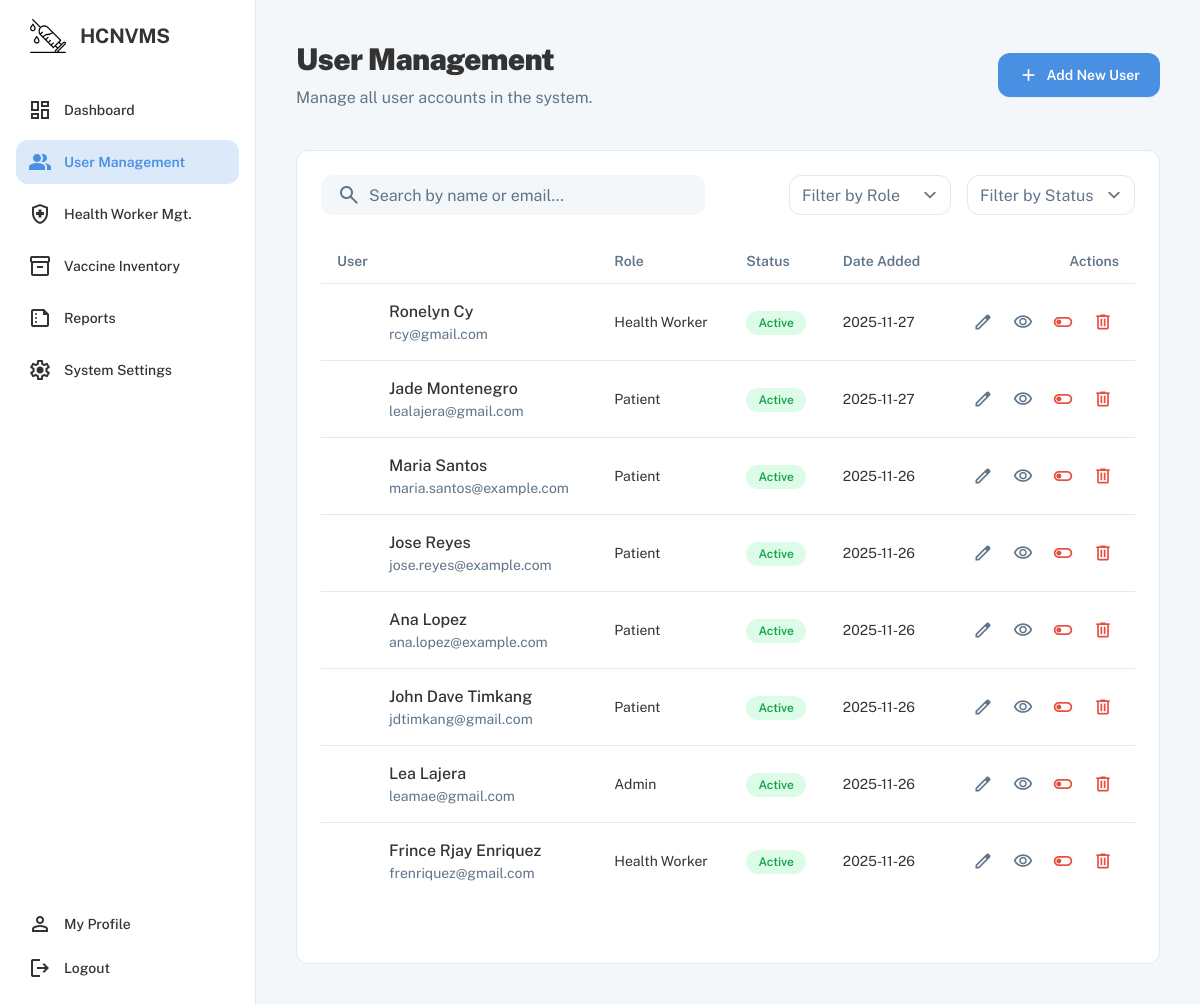
Page /admin/user_management.php on the committed database.
### tables this page shows
CREATE TABLE `users` (
  `id` int(10) UNSIGNED NOT NULL,
  `username` varchar(100) NOT NULL,
  `password_hash` varchar(255) NOT NULL,
  `role` enum('admin','health_worker','patient') NOT NULL DEFAULT 'patient',
  `full_name` varchar(255) DEFAULT NULL,
  `email` varchar(255) DEFAULT NULL,
  `created_at` timestamp NOT NULL DEFAULT current_timestamp(),
  `status` enum('active','inactive') NOT NULL DEFAULT 'active',
  `phone` varchar(30) DEFAULT NULL,
  `avatar_url` varchar(512) DEFAULT NULL,
  `last_login` datetime DEFAULT NULL,
  `updated_at` timestamp NULL DEFAULT NULL ON UPDATE current_timestamp()
);

### admin/user_management.php (the view, shortened to what this page needs)
<?php
$mysqli = require __DIR__ . '/../config/db.php';
?>
<!DOCTYPE html>
<html class="light" lang="en">
<head>
	<script src="https://cdn.tailwindcss.com?plugins=forms,container-queries"></script>
</head>
<body class="font-display bg-background-light dark:bg-background-dark text-text-light dark:text-text-dark">
	<div class="relative flex min-h-screen w-full flex-row">
		<aside
			class="flex h-screen w-64 flex-col justify-between bg-surface dark:bg-surface-dark p-4 border-r border-border-light dark:border-border-dark sticky top-0">
			<div class="flex flex-col gap-8">
				<div class="flex items-center gap-3 px-3 text-primary">
					<img src="/HealthCenter/assets/hcnvms.png" alt="HCNVMS" class="h-10 w-auto" />
					<h2 class="text-text-light dark:text-text-dark text-xl font-bold leading-tight tracking-[-0.015em]">
						HCNVMS</h2>
				</div>
				<div class="flex flex-col gap-2">
					<a class="flex items-center gap-3 px-3 py-2.5 rounded-lg hover:bg-primary/10 dark:hover:bg-primary/20"
						href="/HealthCenter/admin/admin_dashboard.php">
						<span class="material-symbols-outlined">dashboard</span>
						<p class="text-sm font-medium leading-normal">Dashboard</p>
					</a>
					<a class="flex items-center gap-3 px-3 py-2.5 rounded-lg bg-primary/20 text-primary"
						href="/HealthCenter/admin/user_management.php">
						<span class="material-symbols-outlined" style="font-variation-settings: 'FILL' 1;">group</span>
						<p class="text-sm font-semibold leading-normal">User Management</p>
					</a>
					<a class="flex items-center gap-3 px-3 py-2.5 rounded-lg hover:bg-primary/10 dark:hover:bg-primary/20"
						href="/HealthCenter/admin/health_worker_management.php">
						<span class="material-symbols-outlined">health_and_safety</span>
						<p class="text-sm font-medium leading-normal">Health Worker Mgt.</p>
					</a>
					<a class="flex items-center gap-3 px-3 py-2.5 rounded-lg hover:bg-primary/10 dark:hover:bg-primary/20"
						href="/HealthCenter/admin/vaccine_inventory.php">
						<span class="material-symbols-outlined">inventory_2</span>
						<p class="text-sm font-medium leading-normal">Vaccine Inventory</p>
					</a>
					<a class="flex items-center gap-3 px-3 py-2.5 rounded-lg hover:bg-primary/10 dark:hover:bg-primary/20"
						href="/HealthCenter/admin/reports.php">
						<span class="material-symbols-outlined">summarize</span>
						<p class="text-sm font-medium leading-normal">Reports</p>
					</a>
					<a class="flex items-center gap-3 px-3 py-2.5 rounded-lg hover:bg-primary/10 dark:hover:bg-primary/20"
						href="/HealthCenter/admin/system_settings.php">
						<span class="material-symbols-outlined">settings</span>
						<p class="text-sm font-medium leading-normal">System Settings</p>
					</a>
				</div>
			</div>
			<div class="mt-auto flex flex-col gap-1">
				<a class="flex items-center gap-3 px-3 py-2 rounded-lg hover:bg-primary/10 dark:hover:bg-primary/20"
					href="/HealthCenter/admin/profile.php">
					<span class="material-symbols-outlined">person</span>
					<p class="text-sm font-medium">My Profile</p>
				</a>
				<a class="flex items-center gap-3 px-3 py-2 rounded-lg hover:bg-primary/10 dark:hover:bg-primary/20"
					href="/HealthCenter/auth/logout.php">
					<span class="material-symbols-outlined">logout</span>
					<p class="text-sm font-medium">Logout</p>
				</a>
			</div>
		</aside>
		<div class="flex flex-1 flex-col">
			<main class="flex flex-col flex-1 p-6 lg:p-10 gap-6 lg:gap-10">
				<div class="flex flex-col sm:flex-row sm:items-center sm:justify-between gap-4">
					<div class="flex min-w-72 flex-col gap-2">
						<p class="text-text-light dark:text-text-dark text-3xl font-black leading-tight tracking-tight">
							User Management</p>
						<p
							class="text-text-secondary-light dark:text-text-secondary-dark text-base font-normal leading-normal">
							Manage all user accounts in the system.</p>
					</div>
					<button type="button" id="modalAddUserBtn"
						class="flex h-11 items-center justify-center gap-2 whitespace-nowrap rounded-lg bg-primary px-5 text-sm font-semibold text-white shadow-sm hover:bg-primary/90 focus:outline-none focus:ring-2 focus:ring-primary/50 disabled:cursor-not-allowed disabled:opacity-70">
						<span class="material-symbols-outlined text-xl">add</span>
						<span>Add New User</span>
					</button>
				</div>
				<div
					class="flex flex-col gap-6 rounded-lg border border-border-light dark:border-border-dark bg-surface dark:bg-surface-dark p-6">
					<div class="flex flex-col md:flex-row gap-4 justify-between">
						<label class="flex-1 min-w-40 max-w-sm">
							<div class="flex w-full flex-1 items-stretch rounded-lg h-10">
								<div
									class="text-text-secondary-light dark:text-text-secondary-dark flex border-none bg-background-light dark:bg-background-dark items-center justify-center pl-4 rounded-l-lg border-r-0">
									<span class="material-symbols-outlined">search</span>
								</div>
								<input
									class="form-input flex w-full min-w-0 flex-1 resize-none overflow-hidden rounded-lg text-text-light dark:text-text-dark focus:outline-0 focus:ring-2 focus:ring-primary/50 border-none bg-background-light dark:bg-background-dark h-full placeholder:text-text-secondary-light dark:placeholder:text-secondary-dark px-4 rounded-l-none border-l-0 pl-2 text-base font-normal leading-normal"
									placeholder="Search by name or email..." value="" />
							</div>
						</label>
						<div class="flex gap-4">
							<select
								class="form-select h-10 rounded-lg border border-border-light dark:border-border-dark bg-surface dark:bg-surface-dark text-text-secondary-light dark:text-text-secondary-dark focus:ring-2 focus:ring-primary/50 focus:border-primary/50">
								<option>Filter by Role</option>
							</select>
							<select
								class="form-select h-10 rounded-lg border border-border-light dark:border-border-dark bg-surface dark:bg-surface-dark text-text-secondary-light dark:text-text-secondary-dark focus:ring-2 focus:ring-primary/50 focus:border-primary/50">
								<option>Filter by Status</option>
							</select>
						</div>
					</div>
					<div class="overflow-x-auto">
						<table class="w-full text-left">
							<thead>
								<tr class="border-b border-border-light dark:divide-border-dark">
									<th
										class="py-3 px-4 text-sm font-semibold text-text-secondary-light dark:text-text-secondary-dark">
										User</th>
									<th
										class="py-3 px-4 text-sm font-semibold text-text-secondary-light dark:text-text-secondary-dark">
										Role</th>
									<th
										class="py-3 px-4 text-sm font-semibold text-text-secondary-light dark:text-text-secondary-dark">
										Status</th>
									<th
										class="py-3 px-4 text-sm font-semibold text-text-secondary-light dark:text-text-secondary-dark">
										Date Added</th>
									<th
										class="py-3 px-4 text-sm font-semibold text-text-secondary-light dark:text-text-secondary-dark text-right">
										Actions</th>
								</tr>
							</thead>
							<tbody class="divide-y divide-border-light dark:divide-border-dark">
								<?php
								$users_q = $mysqli->query("SELECT id, full_name, email, role, status, created_at FROM users ORDER BY created_at DESC LIMIT 100");
								if ($users_q) {
									while ($u = $users_q->fetch_assoc()) {
										$uid = (int) $u['id'];
										$statusLabel = strtolower($u['status'] ?? 'active') === 'active' ? 'Active' : 'Inactive';
										$statusClass = strtolower($statusLabel) === 'active'
											? 'bg-green-100 text-green-600'
											: 'bg-red-100 text-red-600';
										?>
										<tr>
											<td class="p-4">
												<div class="flex items-center gap-3">
													<div
														class="bg-center bg-no-repeat aspect-square bg-cover rounded-full size-10">
													</div>
													<div>
														<p class="font-medium text-text-light dark:text-text-dark">
															<?= htmlspecialchars($u['full_name'] ?? $u['email']) ?></p>
														<p
															class="text-sm text-text-secondary-light dark:text-text-secondary-dark">
															<?= htmlspecialchars($u['email']) ?></p>
													</div>
												</div>
											</td>
											<td class="p-4 text-sm">
												<?php
												$role = $u['role'] ?? 'patient';
												if ($role === 'admin') {
													echo 'Admin';
												} elseif ($role === 'health_worker') {
													echo 'Health Worker';
												} else {
													echo 'Patient';
												}
												?>
											</td>
											<td class="p-4">
												<span
													class="inline-block px-3 py-1 rounded-full text-xs font-semibold <?= $statusClass ?>"
													style="min-width:60px;text-align:center;">
													<?= htmlspecialchars($statusLabel) ?>
												</span>
											</td>
											<td class="p-4 text-sm"><?= htmlspecialchars(substr($u['created_at'] ?? '', 0, 10)) ?>
											</td>
											<td class="p-4 text-right">
												<div class="flex justify-end gap-2">
													<button type="button"
														class="flex items-center justify-center size-8 rounded-lg text-text-secondary-light dark:text-text-secondary-dark hover:bg-primary/10 hover:text-primary modal-edit-btn"
														data-id="<?= $uid ?>"><span
															class="material-symbols-outlined text-xl">edit</span></button>
													<button type="button"
														class="flex items-center justify-center size-8 rounded-lg text-text-secondary-light dark:text-text-secondary-dark hover:bg-primary/10 hover:text-primary modal-view-btn"
														data-id="<?= $uid ?>"><span
															class="material-symbols-outlined text-xl">visibility</span></button>
													<a href="/HealthCenter/admin/user_management.php?action=toggle&id=<?= $uid ?>"
														class="flex items-center justify-center size-8 rounded-lg text-danger hover:bg-danger/10"><span
															class="material-symbols-outlined text-xl">toggle_off</span></a>
													<button type="button"
														class="flex items-center justify-center size-8 rounded-lg text-danger hover:bg-danger/10 delete-user-btn"
														data-id="<?= $uid ?>"
														data-name="<?= htmlspecialchars($u['full_name'] ?? $u['email'], ENT_QUOTES) ?>"><span
															class="material-symbols-outlined text-xl">delete</span></button>
												</div>
											</td>
										</tr>
										<?php
									}
								} else {
									echo '<tr><td class="p-4" colspan="5">No users found.</td></tr>';
								}
								?>
							</tbody>
						</table>
					</div>
					<div class="flex flex-col sm:flex-row items-center justify-between pt-4">
					</div>
				</div>
			</main>
		</div>
	</div>
</body>
</html>

### admin/user_management.php (style rules this page uses)
.material-symbols-outlined { font-variation-settings: 'FILL' 0, 'wght' 400, 'GRAD' 0, 'opsz' 24; }

### rows in the picture
users: full_name "Ronelyn Cy", email "rcy@gmail.com", role "Health Worker", status "Active", created_at "2025-11-27"
users: full_name "Jade Montenegro", email "lealajera@gmail.com", role "Patient", status "Active", created_at "2025-11-27"
users: full_name "Maria Santos", email "maria.santos@example.com", role "Patient", status "Active", created_at "2025-11-26"
users: full_name "Jose Reyes", email "jose.reyes@example.com", role "Patient", status "Active", created_at "2025-11-26"
users: full_name "Ana Lopez", email "ana.lopez@example.com", role "Patient", status "Active", created_at "2025-11-26"
users: full_name "John Dave Timkang", email "jdtimkang@gmail.com", role "Patient", status "Active", created_at "2025-11-26"
users: full_name "Lea Lajera", email "leamae@gmail.com", role "Admin", status "Active", created_at "2025-11-26"
users: full_name "Frince Rjay Enriquez", email "frenriquez@gmail.com", role "Health Worker", status "Active", created_at "2025-11-26"
